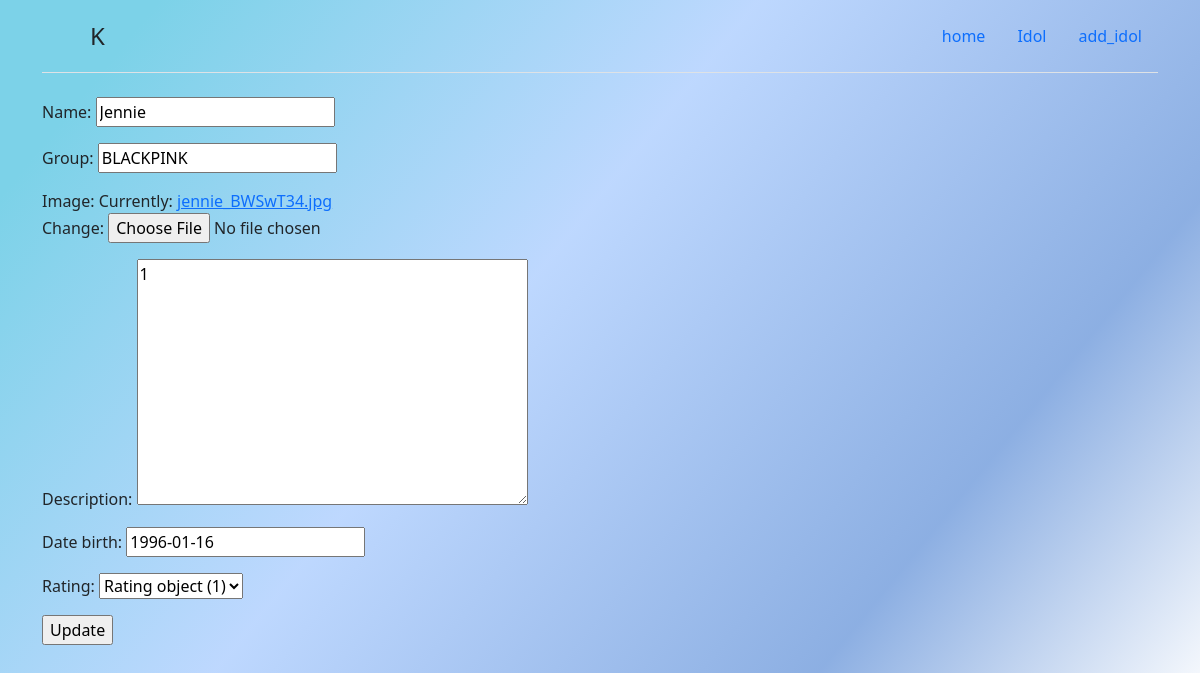
Screenshot of /kpop/4/update/ with the database file from the repository.
### kpop/models.py (models this page shows)
class Kpop(models.Model):
    name = models.CharField(max_length=100)
    group = models.CharField(max_length=100)
    image = models.ImageField(upload_to='')
    description = models.TextField()
    date_birth = models.DateField()
    rating = models.ForeignKey('Rating', on_delete=models.CASCADE, )

### kpop/views.py (the view)
# urls.py: path('kpop/<int:id>/update/', views.idol_update, name="idol_update"),
def idol_update(request, id):
    idol_object = get_object_or_404(models.Kpop, id = id)
    if request.method == 'POST':
        form = forms.IdolForm(instance=idol_object, data=request.POST)
        if form.is_valid():
            form.save()
            return HttpResponse('idol UPDATED')
    else:
        form = forms.IdolForm(instance=idol_object)
    return render(request, 'kpop/idol_update.html', {'form': form,'idol': idol_object})

### kpop/forms.py
class IdolForm(forms.ModelForm):
    class Meta:
        model = models.Kpop
        fields = "__all__"

### templates/kpop/idol_update.html (shortened to what this page needs)
{% extends 'kpop/index.html' %}
{% block content %}
<form action="" method="POST" enctype="multipart/form-data">
    {{ form.as_p }}
    <input type="submit" value="Update">
</form>
{% endblock %}

### templates/kpop/index.html (style rules this page uses)
body { background: linear-gradient(128.99deg, #7CD2E8 8.62%, rgba(13, 110, 253, 0.27) 41.05%, rgba(86, 137, 213, 0.677083) 73.75%, rgba(255, 255, 255, 0.73) 96.69%); }

### templates/kpop/idol_update.html (style rules this page uses)
body { min-height: 100vh; }

### rows the page displays
Kpop: name "Jennie", group "BLACKPINK", description "1", date_birth "1996-01-16", rating "Rating object (1)"
